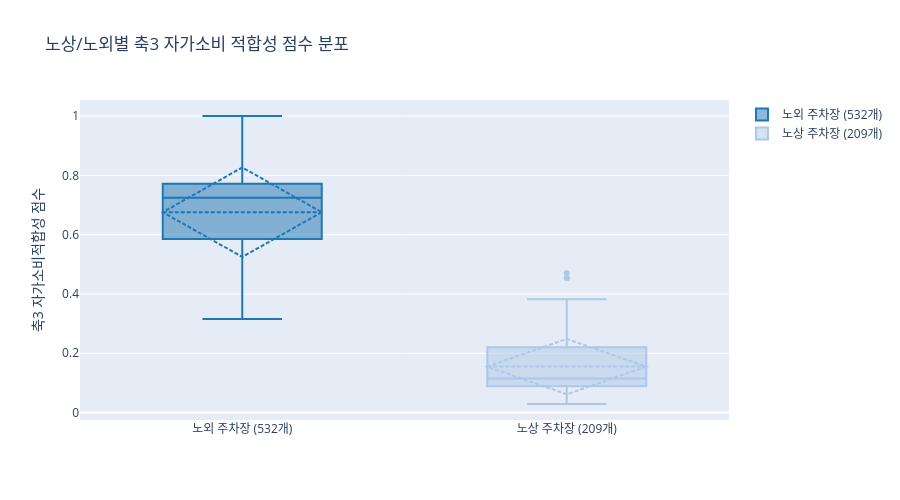

The cell this chart's notebook holds for it:
### Markdown cell above
### 6.4 노상/노외별 점수 분포

- 노외 중앙값 0.80 vs 노상 중앙값 0.15 → 명확한 차이
- 노외여부 가중치(0.4) 부여가 실질적으로 유의미한 차이를 만들어냄

### Code cell
# ── 6.4 노상/노외별 점수 분포 박스플롯 ──────────────────────────────────
df_result['주차장유형'] = df_result['pklt_knd_nm'].apply(
    lambda x: '노외 주차장' if '노외' in str(x) else '노상 주차장'
)

fig4 = go.Figure()

for 유형, color in [('노외 주차장', '#1f77b4'), ('노상 주차장', '#aec7e8')]:
    subset = df_result[df_result['주차장유형'] == 유형]
    fig4.add_trace(go.Box(
        y=subset['축3_자가소비적합성'],
        name=f"{유형} ({len(subset)}개)",
        marker_color=color,
        boxmean='sd',  # 평균 + 표준편차 표시
        hovertemplate=(
            '유형: ' + 유형 + '<br>' +
            '점수: %{y:.3f}<extra></extra>'
        )
    ))

fig4.update_layout(
    title='노상/노외별 축3 자가소비 적합성 점수 분포',
    yaxis_title='축3 자가소비적합성 점수',
    height=500,
    showlegend=True
)
fig4.show()
fig4.write_html(
    r'C:\Users\seonu\Documents\axis3-self-consumption\canopy\output\figures\노상노외_축3_박스플롯.html'
)

# 통계 요약
print("=== 노상/노외별 축3 점수 통계 ===")
print(df_result.groupby('주차장유형')['축3_자가소비적합성'].describe().round(3).to_string())

### Figure 1 — Plotly figure (JSON) as saved in the notebook; plotly's stock layout.template omitted (floating-point values rounded to 4 significant figures; data arrays with more than 128 entries replaced by an {"elided": "..."} marker saying what was removed)
{"data": [{"boxmean": "sd", "hovertemplate": "유형: 노외 주차장<br>점수: %{y:.3f}<extra></extra>", "marker": {"color": "#1f77b4"}, "name": "노외 주차장 (532개)", "type": "box", "y": {"elided": "532 float values"}}, {"boxmean": "sd", "hovertemplate": "유형: 노상 주차장<br>점수: %{y:.3f}<extra></extra>", "marker": {"color": "#aec7e8"}, "name": "노상 주차장 (209개)", "type": "box", "y": {"elided": "209 float values"}}], "layout": {"height": 500, "showlegend": true, "title": {"text": "노상/노외별 축3 자가소비 적합성 점수 분포"}, "yaxis": {"title": {"text": "축3 자가소비적합성 점수"}}}}
